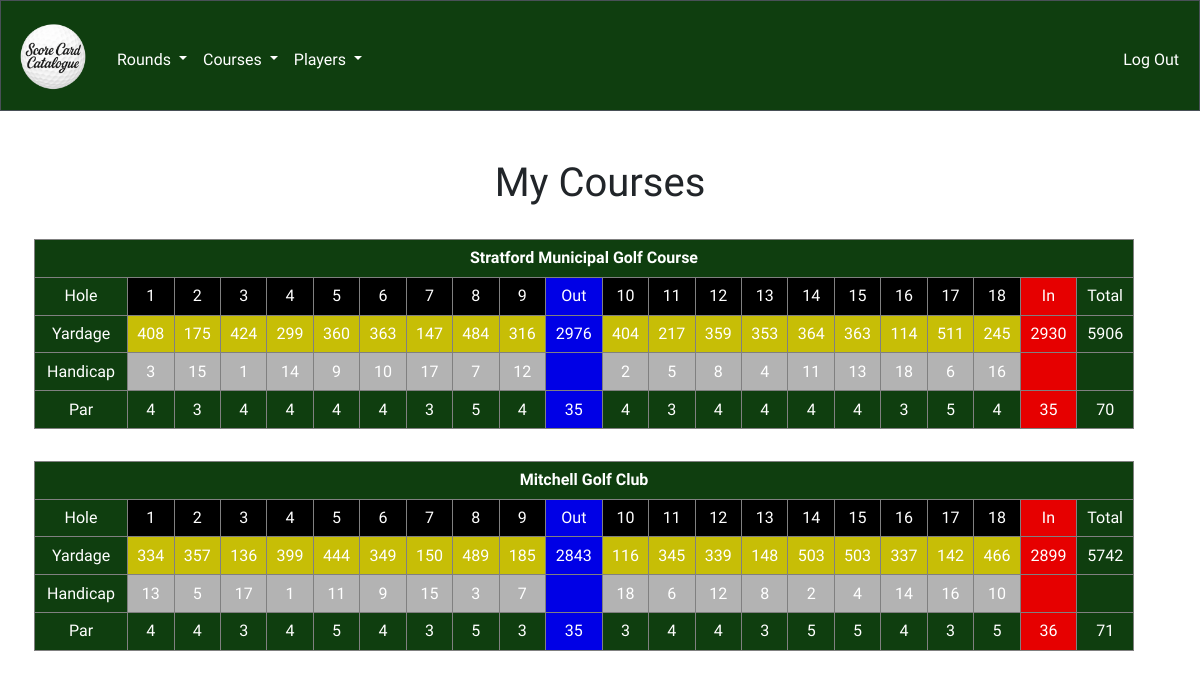
The page /courses (signed in) on the database its author committed.
### tables this page shows
CREATE TABLE courses_18 (
    course_id INTEGER PRIMARY KEY NOT NULL,
    name TEXT NOT NULL,
    front INTEGER NOT NULL,
    back INTEGER NOT NULL,
    total INTEGER NOT NULL,


    yards_1 INTEGER,
    handicap_1 INTEGER,
    par_1 INTEGER,

    yards_2 INTEGER,
    handicap_2 INTEGER,
    par_2 INTEGER,

    yards_3 INTEGER,
    handicap_3 INTEGER,
    par_3 INTEGER,

    yards_4 INTEGER,
    handicap_4 INTEGER,
    par_4 INTEGER,

    yards_5 INTEGER,
    handicap_5 INTEGER,
    par_5 INTEGER,

    yards_6 INTEGER,
    handicap_6 INTEGER,
    par_6 INTEGER,

    yards_7 INTEGER,
    handicap_7 INTEGER,
    par_7 INTEGER,

    yards_8 INTEGER,
    handicap_8 INTEGER,
    par_8 INTEGER,

    yards_9 INTEGER,
    handicap_9 INTEGER,
    par_9 INTEGER,

    yards_10 INTEGER,
    handicap_10 INTEGER,
    par_10 INTEGER,

    yards_11 INTEGER,
    handicap_11 INTEGER,
    par_11 INTEGER,

    yards_12 INTEGER,
    handicap_12 INTEGER,
    par_12 INTEGER,

    yards_13 INTEGER,
    handicap_13 INTEGER,
    par_13 INTEGER,

    yards_14 INTEGER,
    handicap_14 INTEGER,
    par_14 INTEGER,

    yards_15 INTEGER,
    handicap_15 INTEGER,
    par_15 INTEGER,

    yards_16 INTEGER,
    handicap_16 INTEGER,
    par_16 INTEGER,

    yards_17 INTEGER,
    handicap_17 INTEGER,
    par_17 INTEGER,

    yards_18 INTEGER,
    handicap_18 INTEGER,
    par_18 INTEGER,

    user_id INTEGER NOT NULL, 'front_yards' INTEGER, 'back_yards' INTEGER, 'total_yards' INTEGER, 'course_holes' INTEGER,

    FOREIGN KEY(user_id) REFERENCES users(id)
);

### app.py (the view)
@app.route("/courses")
@login_required
def courses():
    items = db.execute("SELECT * FROM courses_18 WHERE user_id = ?", session["user_id"])
    return render_template("courses.html", items=items)

### app.py (called while the page is built)
@app.after_request
def after_request(response):
    response.headers["Cache-Control"] = "no-cache, no-store, must-revalidate"
    response.headers["Expires"] = 0
    response.headers["Pragma"] = "no-cache"
    return response

### helpers.py (called while the page is built)
def login_required(f):
    @wraps(f)
    def decorated_function(*args, **kwargs):
        if session.get("user_id") is None:
            return redirect("/login")
        return f(*args, **kwargs)
    return decorated_function

### templates/courses.html (shortened to what this page needs)
{% extends "layout.html" %}
{% block main %}
    <h1>My Courses</h1>
    {% for item in items %}
        <div class="table-container small-laptop">
            <table class="table-bordered">
                <tr>
                    <th colspan="22">{{item.name}}</th>
                </tr>
                <tr>
                    <td class="t-header">Hole</td>
                    {% for hole in range(1, 10) %}
                        <td class="hole">{{hole}}</td>
                    {% endfor %}
                    <td class="out">Out</td>
                    {% for hole in range(10, 19)%}
                        <td class="hole">{{hole}}</td>
                    {% endfor %}
                    <td class="in">In</td>
                    <td class="t-header">Total</td>
                </tr>
                <tr>
                    <td class="t-header">Yardage</td>
                    {% for num in range(1, 10) %}
                        <td class="yards">{{ item["yards_" ~ num] }}</td>
                    {% endfor %}
                    <td class="out">{{item.front_yards}}</td>
                    {% for num in range(10, 19) %}
                        <td class="yards"> {{item["yards_" ~ num] }}</td>
                    {% endfor %}
                    <td class="in">{{item.back_yards}}</td>
                    <td class="t-header">{{item.total_yards}}</td>
                </tr>
                <tr>
                    <td class="t-header">Handicap</td>
                    {% for num in range(1, 10) %}
                        <td class="handicap">{{ item["handicap_" ~ num]}}</td>
                    {% endfor %}
                    <td class="out"></td>
                    {% for num in range(10, 19) %}
                        <td class="handicap">{{ item["handicap_" ~ num] }}</td>
                    {% endfor %}
                    <td class="in"></td>
                    <td class="t-header"></td>
                </tr>
                <tr>
                    <td class="t-header">Par</td>
                    {% for num in range(1, 10) %}
                        <td class="par">{{ item["par_" ~ num] }}</td>
                    {% endfor %}
                    <td class="out">{{item.front}}</td>
                    {% for num in range(10, 19) %}
                        <td class="par">{{ item["par_" ~ num] }}</td>
                    {% endfor %}
                    <td class="in">{{item.back}}</td>
                    <td class="t-header">{{item.total}}</td>
                </tr>
            </table>
        </div>
    {% endfor %}
{% endblock %}

### static/styles.css (style rules this page uses)
* { font-family: "Lexend", "Almarai", "Quicksand", sans-serif; }
h1 { margin-bottom: 2rem; }
table { margin: 0 auto; }
.table-container { margin-bottom: 2rem; }
th { background-color: #0f3e0f; color: white; padding: 0.4rem 0 0.4rem 0; }
.t-header { background-color: #0f3e0f; color: white; }
.hole { background-color: black; color: white; }
.out { background-color: #0000e6; color: white; }
.in { background-color: #e60000; color: white; }
.handicap { background-color: #b3b3b3; color: white; }
.yards { background-color: #c7be06; color: white; }
.par { background-color: #0f3e0f; color: white; }
.small-laptop { display: none; }
@media (min-width: 1000px) and (max-width: 1200px) { .small-laptop { display: block; } }
@media (min-width: 1000px) and (max-width: 1200px) { .small-laptop table { margin-bottom: 2rem; margin-left: -1rem; max-width: 1100px; width: 100%; min-width: 969.5px; } }
@media (min-width: 768px) { .table-container { max-width: 1100px; margin: 0 auto; } }
@media (min-width: 768px) { .table-container table { min-width: 100%; } }

### rows shown on the page
courses_18: name "Stratford Municipal Golf Course", hole "1" "2" "3" "4" "5" "6" "7" "8" "9", hole "10" "11" "12" "13" "14" "15" "16" "17" "18", yards_1 "408" "175" "424" "299" "360" "363" "147" "484" "316", front_yards "2976", yards_10 "404" "217" "359" "353" "364" "363" "114" "511" "245", back_yards "2930", total_yards "5906", handicap_1 "3" "15" "1" "14" "9" "10" "17" "7" "12", handicap_10 "2" "5" "8" "4" "11" "13" "18" "6" "16", par_1 "4" "3" "4" "4" "4" "4" "3" "5" "4", front "35", par_10 "4" "3" "4" "4" "4" "4" "3" "5" "4", back "35", total "70"
courses_18: name "Mitchell Golf Club", hole "1" "2" "3" "4" "5" "6" "7" "8" "9", hole "10" "11" "12" "13" "14" "15" "16" "17" "18", yards_1 "334" "357" "136" "399" "444" "349" "150" "489" "185", front_yards "2843", yards_10 "116" "345" "339" "148" "503" "503" "337" "142" "466", back_yards "2899", total_yards "5742", handicap_1 "13" "5" "17" "1" "11" "9" "15" "3" "7", handicap_10 "18" "6" "12" "8" "2" "4" "14" "16" "10", par_1 "4" "4" "3" "4" "5" "4" "3" "5" "3", front "35", par_10 "3" "4" "4" "3" "5" "5" "4" "3" "5", back "36", total "71"
